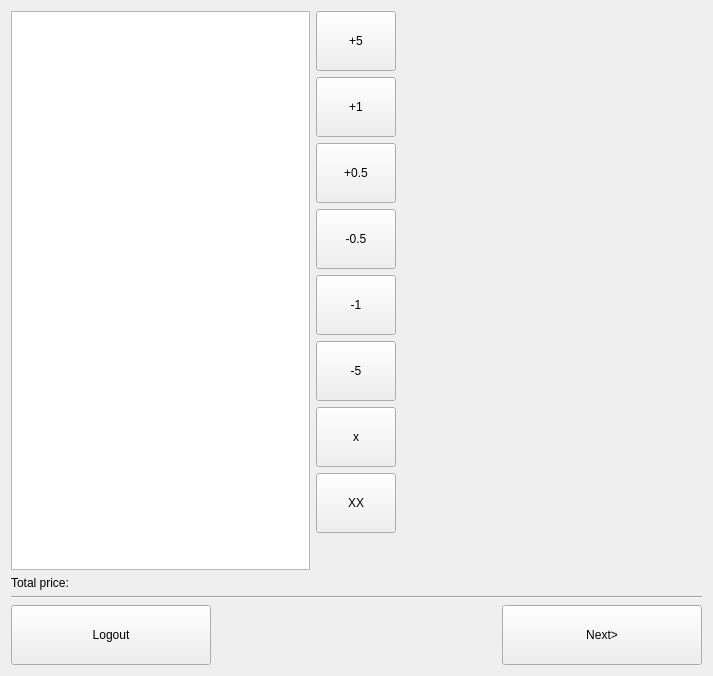
<?xml version="1.0" encoding="UTF-8"?>
<ui version="4.0">
 <class>MenuSubpageOne</class>
 <widget class="QWidget" name="MenuSubpageOne">
  <property name="geometry">
   <rect>
    <x>0</x>
    <y>0</y>
    <width>713</width>
    <height>676</height>
   </rect>
  </property>
  <property name="windowTitle">
   <string>Form</string>
  </property>
  <layout class="QVBoxLayout" name="verticalLayout_2">
   <item>
    <layout class="QHBoxLayout" name="horizontalLayout">
     <item>
      <layout class="QVBoxLayout" name="verticalLayout_3">
       <item>
        <widget class="MenuView" name="menuTable"/>
       </item>
       <item>
        <widget class="QLabel" name="priceLabel">
         <property name="text">
          <string>Total price: </string>
         </property>
        </widget>
       </item>
      </layout>
     </item>
     <item>
      <layout class="QVBoxLayout" name="verticalLayout">
       <item>
        <widget class="QPushButton" name="buttonPlus5">
         <property name="sizePolicy">
          <sizepolicy hsizetype="Fixed" vsizetype="Fixed">
           <horstretch>0</horstretch>
           <verstretch>0</verstretch>
          </sizepolicy>
         </property>
         <property name="minimumSize">
          <size>
           <width>60</width>
           <height>60</height>
          </size>
         </property>
         <property name="text">
          <string>+5</string>
         </property>
        </widget>
       </item>
       <item>
        <widget class="QPushButton" name="buttonPlus1">
         <property name="sizePolicy">
          <sizepolicy hsizetype="Fixed" vsizetype="Fixed">
           <horstretch>0</horstretch>
           <verstretch>0</verstretch>
          </sizepolicy>
         </property>
         <property name="minimumSize">
          <size>
           <width>60</width>
           <height>60</height>
          </size>
         </property>
         <property name="text">
          <string>+1</string>
         </property>
        </widget>
       </item>
       <item>
        <widget class="QPushButton" name="buttonPlus05">
         <property name="sizePolicy">
          <sizepolicy hsizetype="Fixed" vsizetype="Fixed">
           <horstretch>0</horstretch>
           <verstretch>0</verstretch>
          </sizepolicy>
         </property>
         <property name="minimumSize">
          <size>
           <width>60</width>
           <height>60</height>
          </size>
         </property>
         <property name="text">
          <string>+0.5</string>
         </property>
        </widget>
       </item>
       <item>
        <widget class="QPushButton" name="buttonMinus05">
         <property name="sizePolicy">
          <sizepolicy hsizetype="Fixed" vsizetype="Fixed">
           <horstretch>0</horstretch>
           <verstretch>0</verstretch>
          </sizepolicy>
         </property>
         <property name="minimumSize">
          <size>
           <width>60</width>
           <height>60</height>
          </size>
         </property>
         <property name="text">
          <string>-0.5</string>
         </property>
        </widget>
       </item>
       <item>
        <widget class="QPushButton" name="buttonMinus1">
         <property name="sizePolicy">
          <sizepolicy hsizetype="Fixed" vsizetype="Fixed">
           <horstretch>0</horstretch>
           <verstretch>0</verstretch>
          </sizepolicy>
         </property>
         <property name="minimumSize">
          <size>
           <width>60</width>
           <height>60</height>
          </size>
         </property>
         <property name="text">
          <string>-1</string>
         </property>
        </widget>
       </item>
       <item>
        <widget class="QPushButton" name="buttonMinus5">
         <property name="sizePolicy">
          <sizepolicy hsizetype="Fixed" vsizetype="Fixed">
           <horstretch>0</horstretch>
           <verstretch>0</verstretch>
          </sizepolicy>
         </property>
         <property name="minimumSize">
          <size>
           <width>60</width>
           <height>60</height>
          </size>
         </property>
         <property name="text">
          <string>-5</string>
         </property>
        </widget>
       </item>
       <item>
        <widget class="QPushButton" name="buttonZero">
         <property name="sizePolicy">
          <sizepolicy hsizetype="Fixed" vsizetype="Fixed">
           <horstretch>0</horstretch>
           <verstretch>0</verstretch>
          </sizepolicy>
         </property>
         <property name="minimumSize">
          <size>
           <width>60</width>
           <height>60</height>
          </size>
         </property>
         <property name="text">
          <string>x</string>
         </property>
        </widget>
       </item>
       <item>
        <widget class="QPushButton" name="buttonZeroAll">
         <property name="sizePolicy">
          <sizepolicy hsizetype="Fixed" vsizetype="Fixed">
           <horstretch>0</horstretch>
           <verstretch>0</verstretch>
          </sizepolicy>
         </property>
         <property name="minimumSize">
          <size>
           <width>60</width>
           <height>60</height>
          </size>
         </property>
         <property name="text">
          <string>XX</string>
         </property>
        </widget>
       </item>
       <item>
        <spacer name="verticalSpacer">
         <property name="orientation">
          <enum>Qt::Vertical</enum>
         </property>
         <property name="sizeHint" stdset="0">
          <size>
           <width>20</width>
           <height>40</height>
          </size>
         </property>
        </spacer>
       </item>
      </layout>
     </item>
     <item>
      <layout class="QVBoxLayout" name="verticalLayout_4">
       <item>
        <widget class="QWidget" name="widget" native="true">
         <property name="minimumSize">
          <size>
           <width>300</width>
           <height>0</height>
          </size>
         </property>
        </widget>
       </item>
      </layout>
     </item>
    </layout>
   </item>
   <item>
    <widget class="Line" name="line">
     <property name="orientation">
      <enum>Qt::Horizontal</enum>
     </property>
    </widget>
   </item>
   <item>
    <layout class="QHBoxLayout" name="horizontalLayout_2">
     <item>
      <widget class="QPushButton" name="logoutButton">
       <property name="minimumSize">
        <size>
         <width>200</width>
         <height>60</height>
        </size>
       </property>
       <property name="text">
        <string>Logout</string>
       </property>
      </widget>
     </item>
     <item>
      <spacer name="horizontalSpacer">
       <property name="orientation">
        <enum>Qt::Horizontal</enum>
       </property>
       <property name="sizeHint" stdset="0">
        <size>
         <width>40</width>
         <height>20</height>
        </size>
       </property>
      </spacer>
     </item>
     <item>
      <widget class="QPushButton" name="nextButton">
       <property name="minimumSize">
        <size>
         <width>200</width>
         <height>60</height>
        </size>
       </property>
       <property name="text">
        <string>Next&gt;</string>
       </property>
      </widget>
     </item>
    </layout>
   </item>
  </layout>
 </widget>
 <customwidgets>
  <customwidget>
   <class>MenuView</class>
   <extends>QTableView</extends>
   <header location="global">MenuView.h</header>
  </customwidget>
 </customwidgets>
 <resources/>
 <connections/>
</ui>
